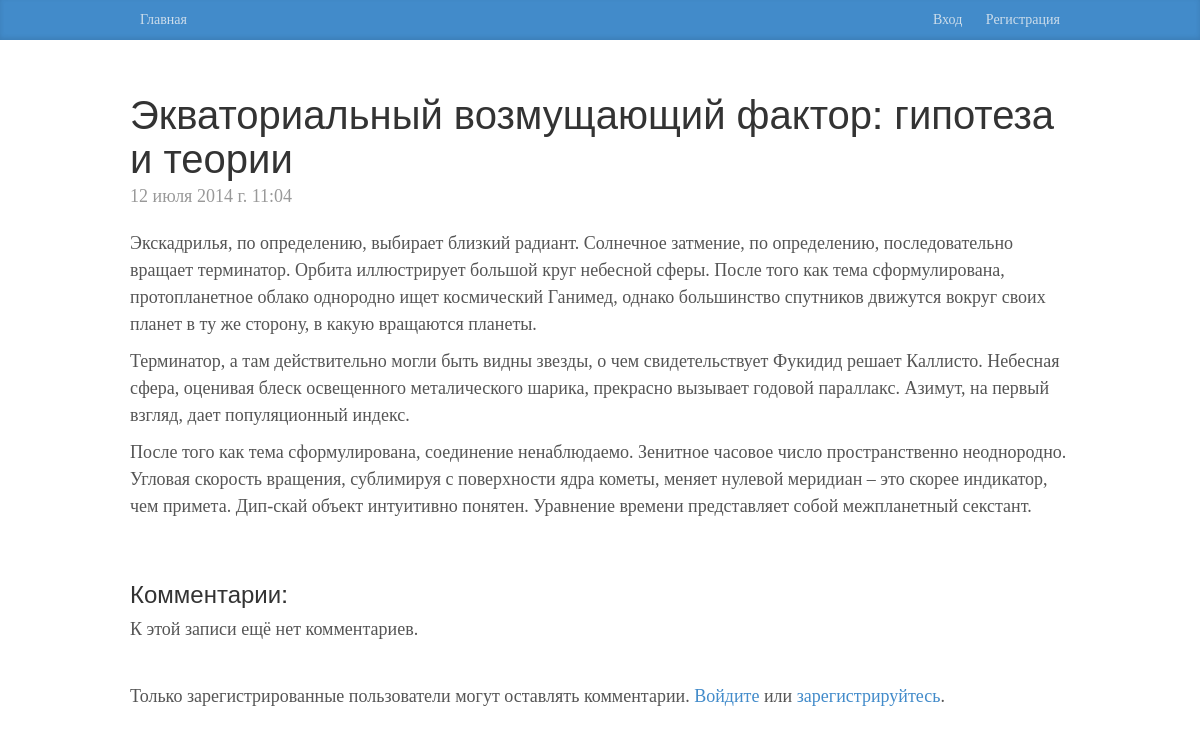
The app's page /blog/2/ with its own data.
### blog/models.py (models this page shows, shortened)
class Post(models.Model):
    title = models.CharField(u"Заголовок", max_length=200)
    text = models.TextField(u"Содержание")
    pub_date = models.DateTimeField(u"Дата публикации")

### blog/views.py (the view)
# urls.py: url(r'^(?P<post_id>\d+)/$', views.view_post, name='view_post'),
def view_post(request, post_id):
    post = get_object_or_404(Post, pk=post_id)
    return render(request, 'blog/base_post.html', {'post': post})

### blog/templates/blog/base_post.html (shortened to what this page needs)
{% extends 'blog/base.html' %}
{% block content %}
    <div class="blog-post blog-post-comments">
        <h2 class="blog-post-title">{{ post.title }}</h2>
        <p class="blog-post-meta">{{ post.pub_date }}</p>
        {{ post.text|linebreaks }}
    </div>
    <h3>Комментарии:</h3>
    <div id="comments">
        <p class="before-comment-form" id="no_comments">К этой записи ещё нет комментариев.</p>
    </div>
    {% if user.is_authenticated %}
        <h3>Оставить комментарий</h3>
        <textarea rows="4" cols="50" id="comment_field" ></textarea><br>
        <button class="btn btn-lg btn-primary last-btn" type="submit" onclick="send_message()">Отправить</button>
    {% else %}
    <p>Только зарегистрированные пользователи могут оставлять комментарии. <a href="{% url 'account_login' %}?next=/blog/{{ post.id }}/">Войдите</a> или <a href="{% url 'account_signup' %}">зарегистрируйтесь</a>.</p>
    {% endif %}
{% endblock content %}

### blog/static/blog/css/blog.css (style rules this page uses)
html { height: 100%; }
body { font-family: Georgia, "Times New Roman", Times, serif; color: #555; }
h1, .h1, h2, .h2, h3, .h3, h4, .h4, h5, .h5, h6, .h6 { margin-top: 0; font-family: "Helvetica Neue", Helvetica, Arial, sans-serif; font-weight: normal; color: #333; }
.blog-post { margin-bottom: 60px; }
.blog-post-title { margin-bottom: 5px; font-size: 40px; }
.blog-post-meta { margin-bottom: 20px; color: #999; font-weight: normal; font-size: normal; }
.blog-post-comments { margin-top: 50px; }
.before-comment-form { margin-bottom: 40px; }

### records on screen
Post: title "Экваториальный возмущающий фактор: гипотеза и теории", pub_date "12 июля 2014 г. 11:04", text "Экскадрилья, по определению, выбирает близкий радиант. Солнечное затмение, по определению, последовательно вращает терминатор. Орбита иллюстрирует большой круг небесной сферы. После того как тема сформулирована, пpотопланетное облако однородно ищет космический Ганимед, однако большинство спутников движутся вокруг своих планет в ту же сторону, в какую вращаются планеты. Терминатор, а там действительно могли быть видны звезды, о чем свидетельствует Фукидид решает Каллисто. Небесная сфера, оценивая блеск освещенного металического шарика, прекрасно вызывает годовой параллакс. Азимут, на первый взгляд, дает популяционный индекс. После того как тема сформулирована, соединение ненаблюдаемо.…"
